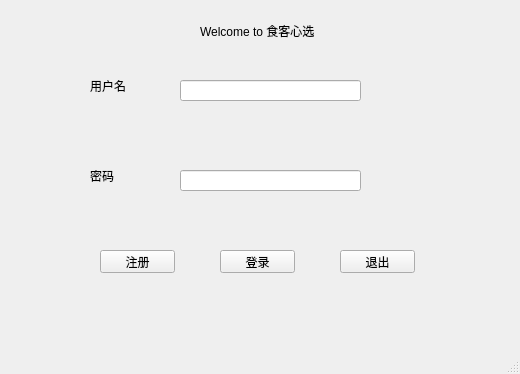
<?xml version="1.0" encoding="UTF-8"?>
<ui version="4.0">
 <class>login</class>
 <widget class="QMainWindow" name="login">
  <property name="geometry">
   <rect>
    <x>0</x>
    <y>0</y>
    <width>520</width>
    <height>374</height>
   </rect>
  </property>
  <property name="windowTitle">
   <string>MainWindow</string>
  </property>
  <widget class="QWidget" name="centralwidget">
   <widget class="QLabel" name="label6">
    <property name="geometry">
     <rect>
      <x>200</x>
      <y>10</y>
      <width>151</width>
      <height>41</height>
     </rect>
    </property>
    <property name="text">
     <string>Welcome to 食客心选</string>
    </property>
   </widget>
   <widget class="QLabel" name="label7">
    <property name="geometry">
     <rect>
      <x>90</x>
      <y>80</y>
      <width>54</width>
      <height>12</height>
     </rect>
    </property>
    <property name="text">
     <string>用户名</string>
    </property>
   </widget>
   <widget class="QLabel" name="label8">
    <property name="geometry">
     <rect>
      <x>90</x>
      <y>170</y>
      <width>54</width>
      <height>12</height>
     </rect>
    </property>
    <property name="text">
     <string>密码</string>
    </property>
   </widget>
   <widget class="QLineEdit" name="lineEdit_name">
    <property name="geometry">
     <rect>
      <x>180</x>
      <y>80</y>
      <width>181</width>
      <height>21</height>
     </rect>
    </property>
   </widget>
   <widget class="QLineEdit" name="lineEdit_password">
    <property name="geometry">
     <rect>
      <x>180</x>
      <y>170</y>
      <width>181</width>
      <height>21</height>
     </rect>
    </property>
   </widget>
   <widget class="QPushButton" name="pushButton_regist">
    <property name="geometry">
     <rect>
      <x>100</x>
      <y>250</y>
      <width>75</width>
      <height>23</height>
     </rect>
    </property>
    <property name="text">
     <string>注册</string>
    </property>
   </widget>
   <widget class="QPushButton" name="pushButton_login">
    <property name="geometry">
     <rect>
      <x>220</x>
      <y>250</y>
      <width>75</width>
      <height>23</height>
     </rect>
    </property>
    <property name="text">
     <string>登录</string>
    </property>
   </widget>
   <widget class="QPushButton" name="pushButton_exit">
    <property name="geometry">
     <rect>
      <x>340</x>
      <y>250</y>
      <width>75</width>
      <height>23</height>
     </rect>
    </property>
    <property name="text">
     <string>退出</string>
    </property>
   </widget>
  </widget>
  <widget class="QMenuBar" name="menubar">
   <property name="geometry">
    <rect>
     <x>0</x>
     <y>0</y>
     <width>520</width>
     <height>21</height>
    </rect>
   </property>
  </widget>
  <widget class="QStatusBar" name="statusbar"/>
 </widget>
 <resources/>
 <connections/>
</ui>
